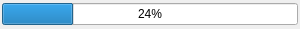
<?xml version="1.0" encoding="UTF-8"?>
<ui version="4.0">
 <class>QtShanoirProgress</class>
 <widget class="QWidget" name="QtShanoirProgress">
  <property name="geometry">
   <rect>
    <x>0</x>
    <y>0</y>
    <width>300</width>
    <height>29</height>
   </rect>
  </property>
  <property name="minimumSize">
   <size>
    <width>150</width>
    <height>29</height>
   </size>
  </property>
  <property name="maximumSize">
   <size>
    <width>300</width>
    <height>29</height>
   </size>
  </property>
  <property name="windowTitle">
   <string>Form</string>
  </property>
  <layout class="QGridLayout" name="gridLayout">
   <property name="margin">
    <number>2</number>
   </property>
   <item row="0" column="0">
    <widget class="QProgressBar" name="download">
     <property name="font">
      <font>
       <pointsize>9</pointsize>
      </font>
     </property>
     <property name="value">
      <number>24</number>
     </property>
    </widget>
   </item>
  </layout>
 </widget>
 <resources/>
 <connections/>
</ui>
